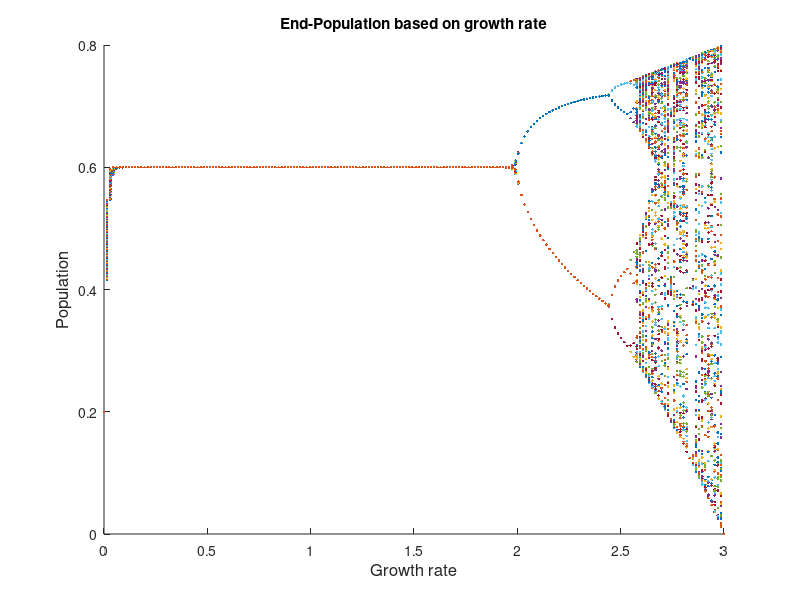

This chart was generated by the following MATLAB code:
close all
clear all
clc

%bounded growth
%part g equation 2
% Declare Variables
K = 0.6;
nmax = 200;
Rs = linspace(0,3,nmax);
% placeholder
x = zeros(nmax,1);
x(1) = 0.2; %doesn't matter what x(1) is as long as it is not 0?

outputX = zeros(nmax,100);
% Part g
for reee=1:nmax-1
    r = Rs(reee)
for n = 1:nmax-1
   x(n+1) = x(n)+ r* x(n)* (1- x(n)/K);

end
outputX(reee,:) = x((end-size(outputX,2)+1):end); %this line i do not understand
end

% plot
figure; hold on;
plot(Rs,outputX,'.')
xlabel('Growth rate','fontsize',12)
ylabel('Population','fontsize',12)
title(['End-Population based on growth rate'])